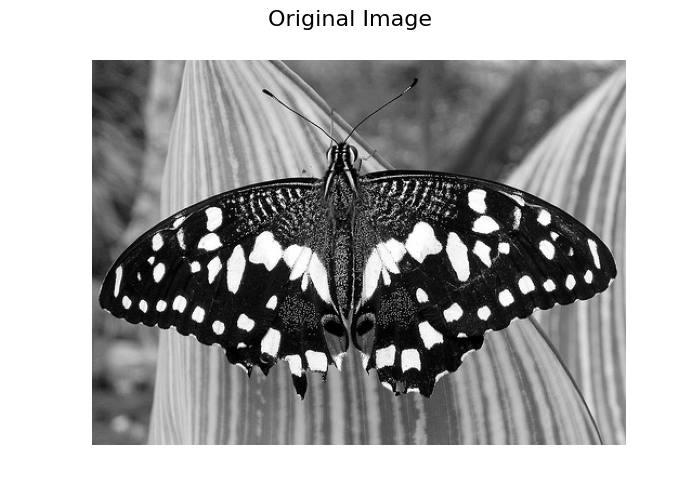
#> input picture Outputs/original_image.png, 700 x 500 px
$ python Canny_Edge_detection.py Outputs/original_image.png out   (older library calls are emulated)
#> lines starting #> are read from the running program, lines starting #| are printed output that depends on the picture; after the words box and inside, x2 and y2 are one past the last pixel; in counts of white or black regions, pixels touching at a corner belong together
#> in main, im1 is the input picture: shape (500, 700); min 0, max 255, mean 171.1
### include/functions.py
import numpy as np
from scipy.signal import convolve2d
import cv2

def Sobel(dim):
    '''
    Return 3x3 Sobel filter of either X or Y direction depending on input dim
    '''
    if dim not in [0, 1]:
        raise Exception("dim must be either 0 or 1")
    if dim==0:
        return np.array([[-1, 0 , 1], [-2, 0, 2], [-1, 0, 1]])
    else:
        return np.array([[1, 2 , 1], [0, 0, 0], [-1, -2, -1]])


def gaussian_filter(sigma):
    '''
    Generate a gaussian filter of kernel size dynamically calculated based on sigma
    Returns: filter, kernel size
    '''
    dim = int(np.ceil(3 * sigma))
    if dim % 2 == 0:
        dim += 1
    X, Y = np.mgrid[-dim//2+1:dim//2+1, -dim//2+1:dim//2+1]
    gf = np.exp(-((X**2 + Y**2) / (2 * sigma**2))) / (2 * np.pi * sigma**2)

    return gf, dim


def DG(sigma):
    '''
    Generate the Derivative of a Gaussian based on the given Sigma
    Returns: Both X and Y derivative filters
    '''
    gf, dim = gaussian_filter(sigma)
    if dim <= 3:
        DGX = Sobel(dim=1)
        DGY = Sobel(dim=0)
    else:
        DGX = convolve2d(gf, Sobel(dim=1),mode="valid", boundary="symm")
        DGY = convolve2d(gf, Sobel(dim=0),mode="valid", boundary="symm")

    return DGX, DGY

def DG_filtering(im, sigma):
    '''
    Filter input sigma with Derivative of Gaussian filters on directions X and Y. Performs appropriate replicate padding to accomodate conservation of dimensions
    Returns: Filters, Derivatives, Gradient Magnitudes, Gradient Angles in (-pi/2, pi/2)
    '''
#> called with sigma = 3
    DGX, DGY = DG(sigma=sigma)
    padding = int(DGX.shape[0] // 2)
    new_im = np.ndarray((im.shape[0] + 2 * padding, im.shape[1] + 2 * padding))
    new_im[padding:-padding, padding:-padding] = im
    new_im[padding:-padding, :padding] = np.repeat(im[:, 0].reshape(-1, 1), padding, axis=1)
    new_im[padding:-padding, -padding:] = np.repeat(im[:, 0].reshape(-1, 1), padding, axis=1)
    new_im[:padding, padding:-padding] = np.repeat(im[0, :].reshape(1, -1), padding, axis=0)
    new_im[-padding:, padding:-padding] = np.repeat(im[0, :].reshape(1, -1), padding, axis=0)
    new_im[:padding, :padding] = im[0, 0] * np.ones((padding, padding))
#> new_im: shape (506, 706) float64; min 0, max 255, mean 172.8
    new_im[:padding, -padding:] = im[0, -1] * np.ones((padding, padding))
#> new_im: shape (506, 706) float64; min 0, max 255, mean 172.8
    new_im[-padding:, :padding] = im[-1, 0] * np.ones((padding, padding))
#> new_im: shape (506, 706) float64; min 0, max 255, mean 172.8
    new_im[-padding:, -padding:] = im[-1, -1] * np.ones((padding, padding))
#> new_im: shape (506, 706) float64; min 0, max 255, mean 172.8

    dX = convolve2d(new_im, DGX, mode="valid")
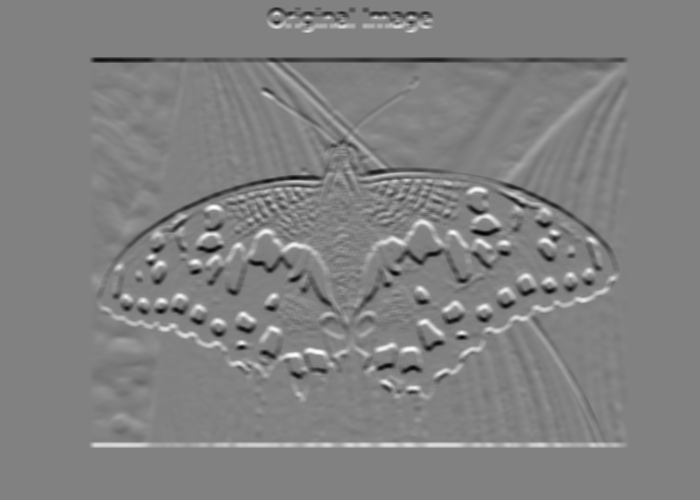
#> dX: shape (500, 700) float64; min -84.25, max 81.63, mean 0; drawn with min black and max white
    dY = convolve2d(new_im, DGY, mode="valid")
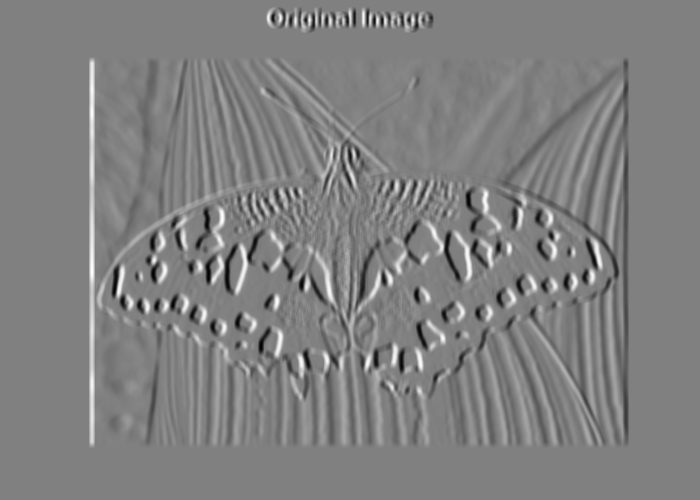
#> dY: shape (500, 700) float64; min -84.68, max 83.02, mean 0; drawn with min black and max white
    magn = np.sqrt(dX**2 + dY**2)
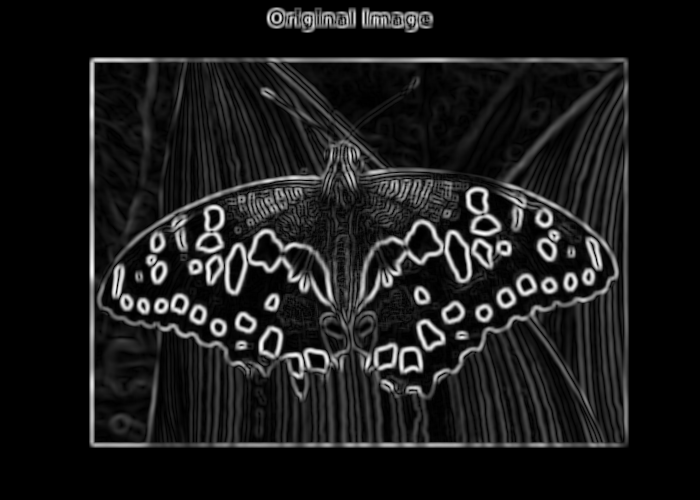
#> magn: shape (500, 700) float64; min 5.69e-15, max 84.9, mean 8.7; drawn with min black and max white
    angle = np.arctan(dX / dY)
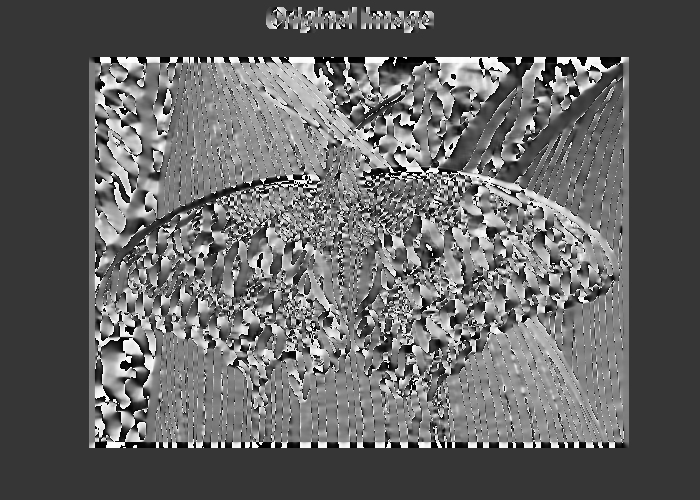
#> angle: shape (500, 700) float64; min -1.57, max 1.57, mean -0.332; drawn with min black and max white
    return dX, dY, DGX, DGY, magn, angle


# Non-Maxima Suppresion
# Way 1: Based on 3x3 neighborhood regardless of angle

# [13 lines left out: function non_maxima_suppresion_a, not called in this run]

# Way 2: Discretizing the angles in 4 bins, namely (0, 45, 90, 135) and performing non-maxima suppresion at these angles
def non_maxima_suppresion_b(gradient_magnitudes, gradient_angles):
    '''
    Perform Non-Maximaum-Suppression using Strategy B: (Suppress non maximum pixels in the direction of the quantized angle in bins of angle (0, 45, 90, 135))
    Returns: Suppressed filtered Image
    '''
    output = np.ndarray((gradient_magnitudes.shape[0], gradient_magnitudes.shape[1]))
    output[:, [0, -1]] = 0
    output[[0, -1], :] = 0
    output[1:-1, 1:-1] = gradient_magnitudes[1:-1, 1:-1]

    # Map angles
    for i in range(1, output.shape[0] - 1):
        for j in range(1, output.shape[1] - 1):
            ang = gradient_angles[i-1, j-1]
            if np.abs(ang) < np.pi / 8:
                if gradient_magnitudes[i, j] < np.max(gradient_magnitudes[i, j-1:j+2]):
                    output[i, j] = 0
            elif ang >= np.pi / 8 and ang < 3 * np.pi / 8:
                if gradient_magnitudes[i, j] < gradient_magnitudes[i-1, j+1] or gradient_magnitudes[i, j] < gradient_magnitudes[i+1, j-1]:
                    output[i, j] = 0
            elif ang <= - np.pi / 8 and ang > - 3 * np.pi / 8:
                if gradient_magnitudes[i, j] < gradient_magnitudes[i+1, j+1] or gradient_magnitudes[i, j] < gradient_magnitudes[i-1, j-1]:
                    output[i, j] = 0
            else:
                if gradient_magnitudes[i, j] < np.max(gradient_magnitudes[i-1:i+2, j]):
                    output[i, j] = 0

    return output


# [267 lines left out: functions non_maxima_suppresion_c, connectivity_labeling, Canny, generate_log_kernel, replicate_padding, LoG_filter and 4 more, not called in this run]

### Canny_Edge_detection.py
import cv2
import numpy as np
import matplotlib
matplotlib.use("Agg")
import matplotlib.pyplot as plt
from include.functions import *
import os
import sys
import itertools
import argparse
from scipy.signal import convolve2d


def main(input_image, out_folder):
    root = os.getcwd()
    path_name = out_folder
    full_path = os.path.join(root, path_name)
    os.makedirs(full_path, exist_ok=True)

    root = os.getcwd()
    output_path = os.path.join(root, out_folder)

    # Read and show one image
    im1 = cv2.imread(input_image, cv2.IMREAD_GRAYSCALE)
    fig, axs = plt.subplots(1, 1, figsize=(7, 5))
    axs.imshow(im1, cmap="gray")
    axs.set_axis_off()
    fig.suptitle("Original Image", fontsize=16)
    name = "original_image.png"
    path = os.path.join(output_path, name)
    fig.savefig(path)


    # Create X,Y Sobel filters and convolve the Image with them
    SobX = np.array([[1, 0 , -1], [2, 0, -2], [1, 0, -1]])
    SobY = SobX.T

    fig, axs = plt.subplots(1, 2, figsize=(14, 5))
    dX = convolve2d(im1, SobX, mode="full", fillvalue=0)
    axs[0].imshow(dX, cmap="gray")
    dY = convolve2d(im1, SobY, mode="full", fillvalue=0)
    axs[1].imshow(dY, cmap="gray")
    axs[0].set_axis_off()
    axs[1].set_axis_off()
    fig.suptitle("Sobel Convolution Outputs in both directions", fontsize=16)
    name = "Sobel_filter.png"
    path = os.path.join(output_path, name)
    fig.savefig(path)


    # Let's now plot the filters, the filtered Image the Gradient Magnitudes and Angles
    dX_new_noiseless, dY_new_noiseless, DGX, DGY, magn_noiseless, angle_noiseless = DG_filtering(im1, sigma=3)

    fig, axs = plt.subplots(1, 2, figsize=(14, 5))
    axs[0].imshow(DGX)
    axs[1].imshow(DGY)
    axs[0].set_axis_off()
    axs[1].set_axis_off()
    axs[0].set_title("X Derivative of Gaussian Filter $\sigma=3$", fontsize=16)
    axs[1].set_title("Y Derivative of Gaussian Filter $\sigma=3$", fontsize=16)
    name = "derivatives.png"
    path = os.path.join(output_path, name)
    fig.savefig(path)
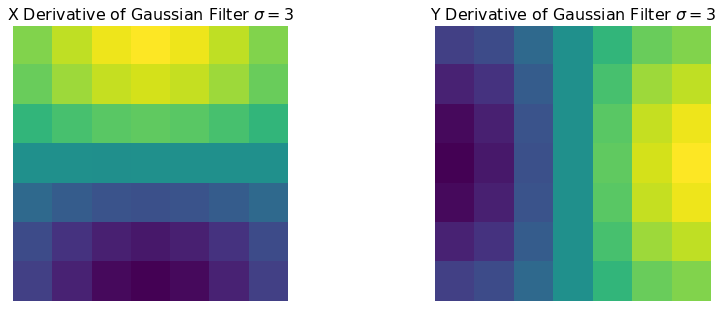
#> figure drawn by matplotlib, 2 panels


    fig, axs = plt.subplots(1, 2, figsize=(14, 5))
    axs[0].imshow(dX_new_noiseless, cmap="gray")
    axs[1].imshow(dY_new_noiseless, cmap="gray")
    axs[0].set_axis_off()
    axs[1].set_axis_off()
    axs[0].set_title("Noiseless X Derivative", fontsize=16)
    axs[1].set_title("Noiseless Y Derivative", fontsize=16)
    name = "derivative_convs.png"
    path = os.path.join(output_path, name)
    fig.savefig(path)


    # Now let us threshold the outputs
    thresh = 38
    thresh_noiseless = magn_noiseless.copy()
    mask = thresh_noiseless <= thresh
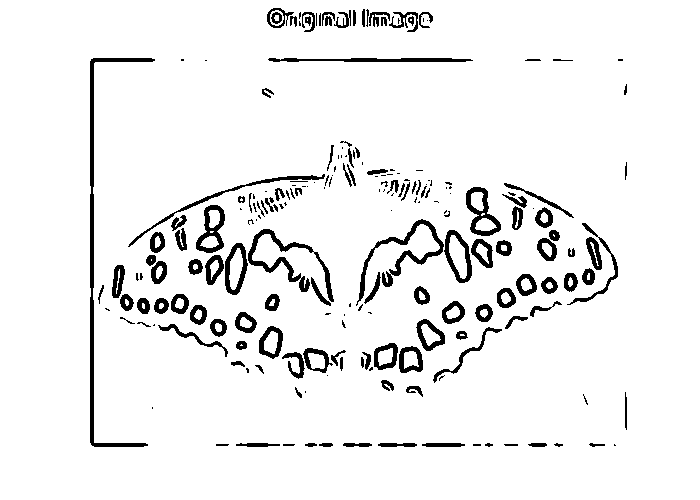
#> mask: shape (500, 700) bool; 93.7% white; 210 black regions (82 under 20 px), largest, box (x1, y1, x2, y2) and area: (90, 58, 155, 447) 1957, (356, 219, 444, 306) 1116, (248, 229, 334, 302) 1114
    thresh_noiseless[mask] = 0

    # Plot the thresholded magnitude images
    fig, axs = plt.subplots(1, 1, figsize=(14, 5))
    axs.imshow(thresh_noiseless, cmap="gray")
    axs.set_axis_off()
    axs.set_title("Noiseless Thresholded Gradient Magnitude (thresh = {})".format(thresh), fontsize=14)
    name = "thresholded_gradients.png"
    path = os.path.join(output_path, name)
    fig.savefig(path)


    # Non Maxima Supression
    out_b = non_maxima_suppresion_b(magn_noiseless, angle_noiseless)
#> after the loop in non_maxima_suppresion_b, `for i in range(1, output.shape[0] - 1):`:
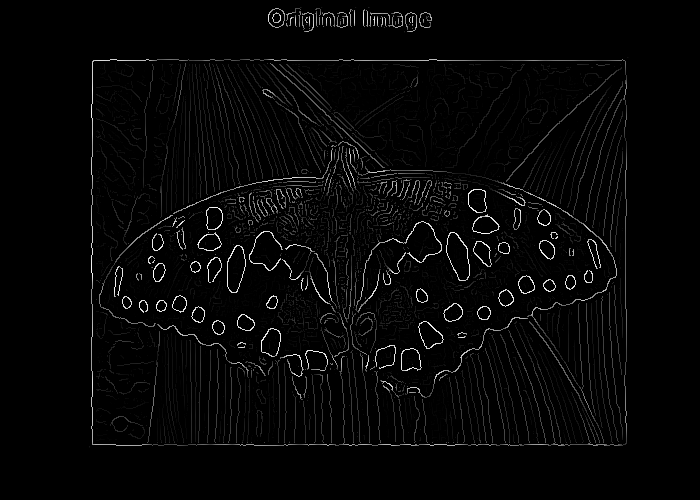
#> output: shape (500, 700) float64; min 0, max 84.9, mean 2.2; drawn with min black and max white

    fig, axs = plt.subplots(1, 1, figsize=(14, 8))
    axs.imshow(out_b, cmap="gray")
    axs.set_axis_off()
    axs.set_title("Non-maximum-supression", fontsize=16)
    name = "non_maxima_supression.png"
    path = os.path.join(output_path, name)
    fig.savefig(path)


    # Get some Images and display the Canny Edge Detection Output
    images = []
    im = cv2.imread("data/sample_input/okeefe.jpg", cv2.IMREAD_GRAYSCALE)
#> (the run stopped early here; a loop or call above may not have finished)
